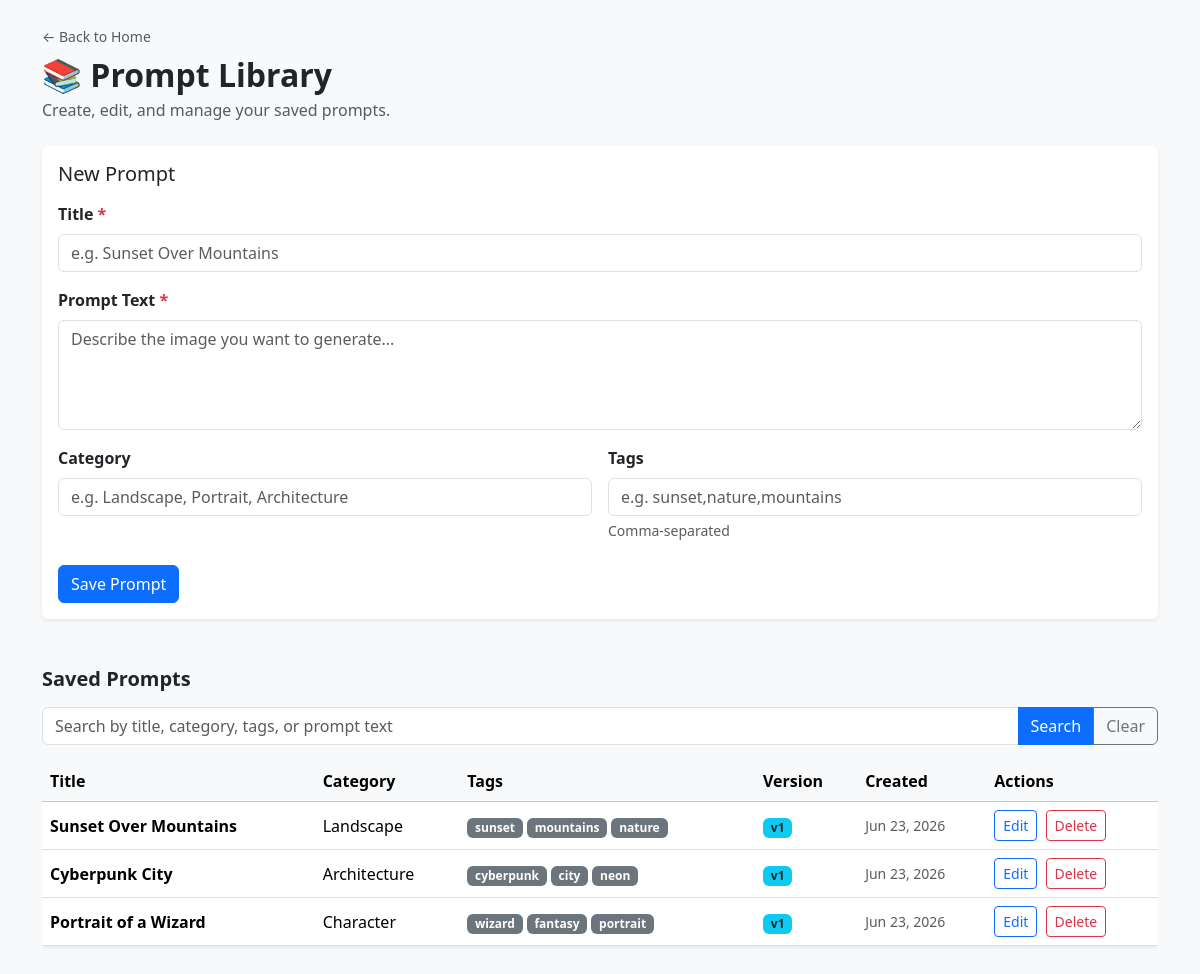
Screenshot of /pages/prompts.php with the database file from the repository.
### tables this page shows
CREATE TABLE prompts (
    prompt_id INT AUTO_INCREMENT PRIMARY KEY,
    title VARCHAR(255) NOT NULL,
    prompt_text TEXT NOT NULL,
    category VARCHAR(100),
    tags VARCHAR(255),
    favorite_status TINYINT(1) DEFAULT 0,
    status ENUM('active', 'archived') DEFAULT 'active',
    version_number INT DEFAULT 1,
    created_at DATETIME DEFAULT CURRENT_TIMESTAMP,
    updated_at DATETIME DEFAULT CURRENT_TIMESTAMP ON UPDATE CURRENT_TIMESTAMP
);

### pages/prompts.php (the view, shortened to what this page needs)
<?php
$conn = getConnection();
$editPrompt = null;
$search = isset($_GET['search']) ? trim($_GET['search']) : '';
$searchSql = "";
$prompts = $conn->query("SELECT * FROM prompts WHERE status = 'active' $searchSql ORDER BY created_at DESC");
?>
<!DOCTYPE html>
<html lang="en">
<head>
    <link href="https://cdn.jsdelivr.net/npm/bootstrap@5.3.3/dist/css/bootstrap.min.css" rel="stylesheet">
</head>
<body class="bg-light">
<div class="container mt-4 mb-5">
    <a href="../index.php" class="text-decoration-none text-muted small">&larr; Back to Home</a>
    <h2 class="fw-bold mt-2 mb-1">
        <?php echo $editPrompt ? '✏️ Edit Prompt' : '📚 Prompt Library'; ?>
    </h2>
    <p class="text-muted mb-4">
        <?php echo $editPrompt ? 'Update the prompt details below.' : 'Create, edit, and manage your saved prompts.'; ?>
    </p>
    <div class="card shadow-sm border-0 mb-5">
        <div class="card-body">
            <h5 class="card-title mb-3"><?php echo $editPrompt ? 'Edit Prompt' : 'New Prompt'; ?></h5>
            <form method="POST" action="prompts.php">
                <div class="mb-3">
                    <label for="title" class="form-label fw-semibold">Title <span class="text-danger">*</span></label>
                    <input type="text" class="form-control" id="title" name="title" required
                           placeholder="e.g. Sunset Over Mountains"
                           value="<?php echo $editPrompt ? htmlspecialchars($editPrompt['title']) : ''; ?>">
                </div>
                <div class="mb-3">
                    <label for="prompt_text" class="form-label fw-semibold">Prompt Text <span class="text-danger">*</span></label>
                    <textarea class="form-control" id="prompt_text" name="prompt_text" rows="4" required
                              placeholder="Describe the image you want to generate..."><?php echo $editPrompt ? htmlspecialchars($editPrompt['prompt_text']) : ''; ?></textarea>
                </div>
                <div class="row g-3">
                    <div class="col-md-6">
                        <label for="category" class="form-label fw-semibold">Category</label>
                        <input type="text" class="form-control" id="category" name="category"
                               placeholder="e.g. Landscape, Portrait, Architecture"
                               value="<?php echo $editPrompt ? htmlspecialchars($editPrompt['category']) : ''; ?>">
                    </div>
                    <div class="col-md-6">
                        <label for="tags" class="form-label fw-semibold">Tags</label>
                        <input type="text" class="form-control" id="tags" name="tags"
                               placeholder="e.g. sunset,nature,mountains"
                               value="<?php echo $editPrompt ? htmlspecialchars($editPrompt['tags']) : ''; ?>">
                        <div class="form-text">Comma-separated</div>
                    </div>
                </div>
                <div class="mt-4 d-flex gap-2">
                    <button type="submit" class="btn btn-primary">
                        <?php echo $editPrompt ? 'Update Prompt' : 'Save Prompt'; ?>
                    </button>
                </div>
            </form>
        </div>
    </div>
    <?php if (!$editPrompt): ?>
    <h5 class="fw-semibold mb-3">Saved Prompts</h5>
  <form method="GET" action="prompts.php" class="mb-3">
      <div class="input-group">
          <input type="text" name="search" class="form-control"
                 placeholder="Search by title, category, tags, or prompt text"
                 value="<?php echo htmlspecialchars($search); ?>">
          <button class="btn btn-primary" type="submit">Search</button>
          <a href="prompts.php" class="btn btn-outline-secondary">Clear</a>
      </div>
  </form>
    <?php if ($prompts && $prompts->num_rows > 0): ?>
    <div class="table-responsive">
        <table class="table table-hover align-middle bg-white shadow-sm rounded">
            <thead class="table-light">
                <tr>
                    <th>Title</th>
                    <th>Category</th>
                    <th>Tags</th>
                    <th>Version</th>
                    <th>Created</th>
                    <th>Actions</th>
                </tr>
            </thead>
            <tbody>
                <?php while ($row = $prompts->fetch_assoc()): ?>
                <tr>
                    <td class="fw-semibold"><?php echo htmlspecialchars($row['title']); ?></td>
                    <td><?php echo htmlspecialchars($row['category'] ?? '—'); ?></td>
                    <td>
                        <?php
                        if (!empty($row['tags'])) {
                            foreach (explode(',', $row['tags']) as $tag) {
                                echo '<span class="badge bg-secondary me-1">' . htmlspecialchars(trim($tag)) . '</span>';
                            }
                        } else {
                            echo '—';
                        }
                        ?>
                    </td>
                    <td><span class="badge bg-info text-dark">v<?php echo $row['version_number']; ?></span></td>
                    <td class="text-muted small"><?php echo date('M j, Y', strtotime($row['created_at'])); ?></td>
                    <td>
                        <a href="prompts.php?edit=<?php echo $row['prompt_id']; ?>"
                           class="btn btn-sm btn-outline-primary me-1">Edit</a>
                        <a href="prompts.php?delete=<?php echo $row['prompt_id']; ?>"
                           class="btn btn-sm btn-outline-danger"
                           onclick="return confirm('Delete this prompt?')">Delete</a>
                    </td>
                </tr>
                <?php endwhile; ?>
            </tbody>
        </table>
    </div>
    <?php else: ?>
        <p class="text-muted">No prompts yet. Create your first one above.</p>
    <?php endif; ?>
    <?php endif; ?>
</div>
</body>
</html>

### rows the page displays
prompts: title "Sunset Over Mountains", category "Landscape", tags "sunset", tags "mountains", tags "nature", version_number "1", created_at "Jun 23, 2026"
prompts: title "Cyberpunk City", category "Architecture", tags "cyberpunk", tags "city", tags "neon", version_number "1", created_at "Jun 23, 2026"
prompts: title "Portrait of a Wizard", category "Character", tags "wizard", tags "fantasy", tags "portrait", version_number "1", created_at "Jun 23, 2026"
